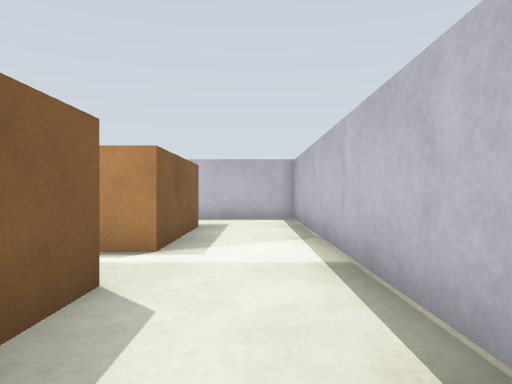
[1] (above)

17 first-person views from a walk through a Gazebo world. The camera is 0.45 m above the floor, looks level and sees 70° across. The floor is counted in squares, 0.5 m on a side. Each view is taken from the middle of a square. On the plan, view 1 faces up. The plan holds only what a view shows up to about 12 squares ahead; the rest is blank. The place goes on beyond the plan.

[2]
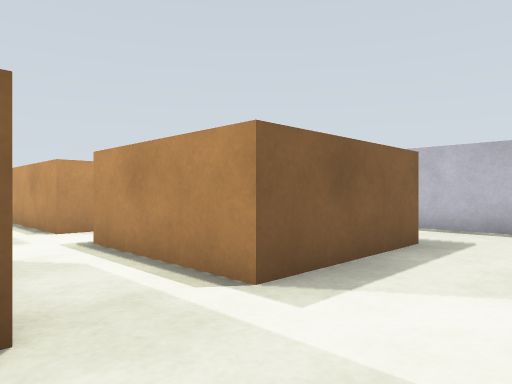

[3]
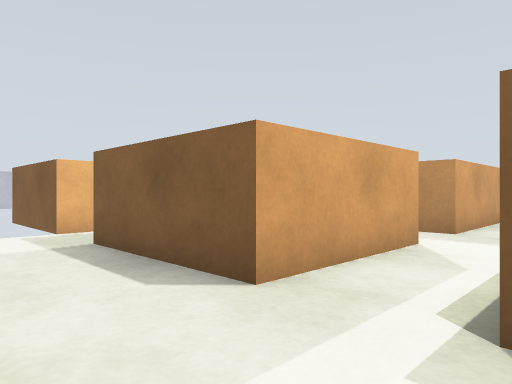

[4]
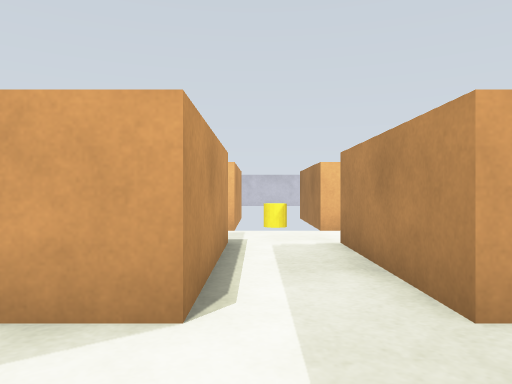

[5]
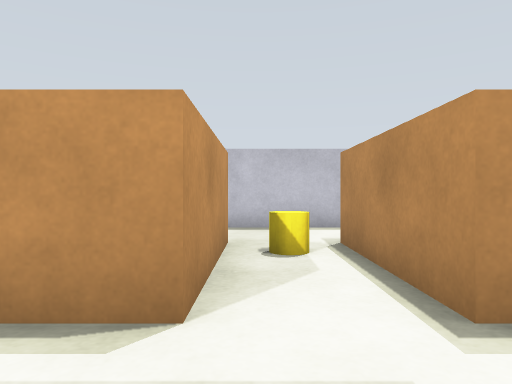

[6]
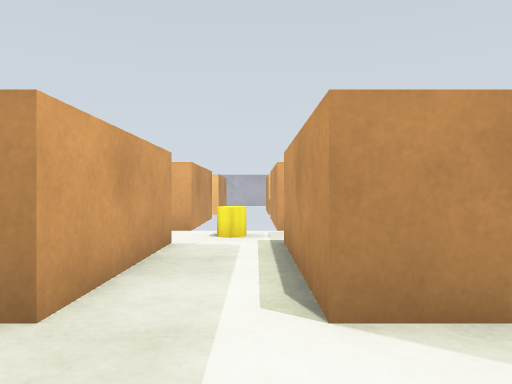

[7]
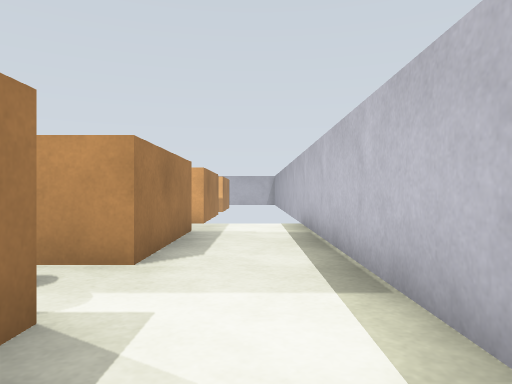

[8]
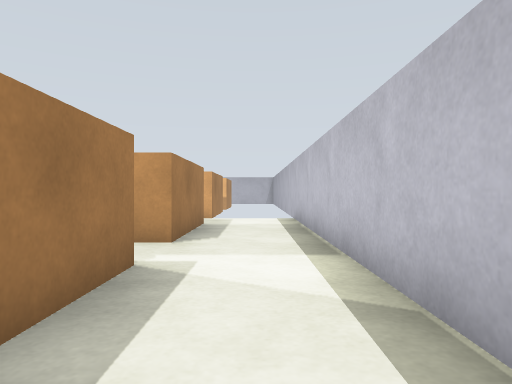

[9]
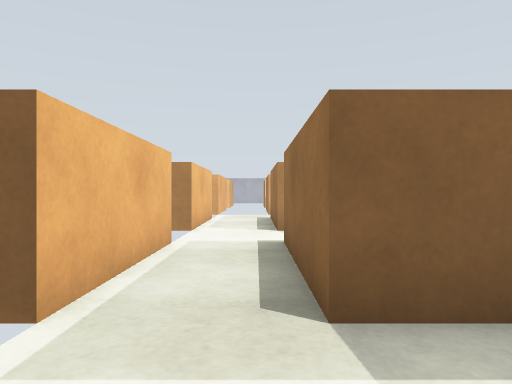

[10]
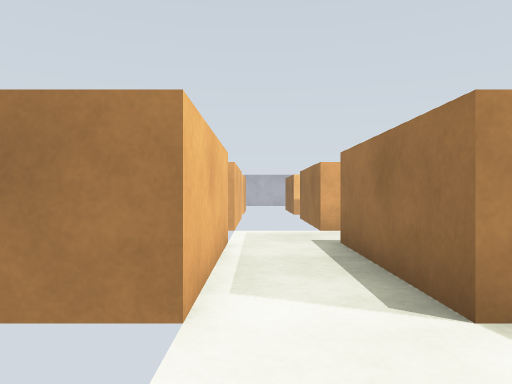

[11]
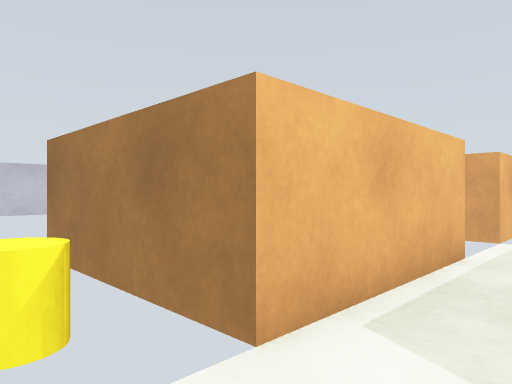

[12]
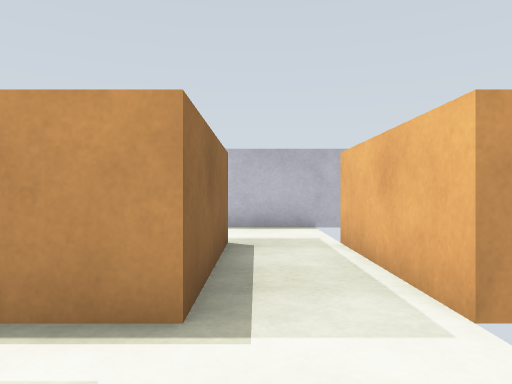

[13]
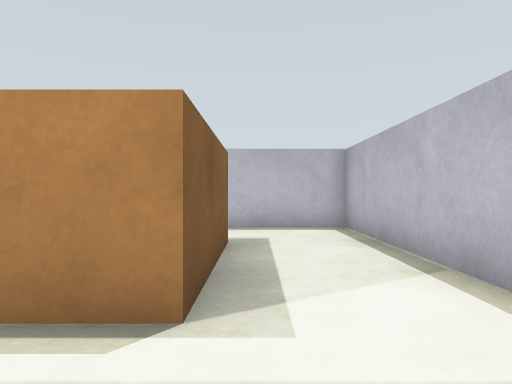

[14]
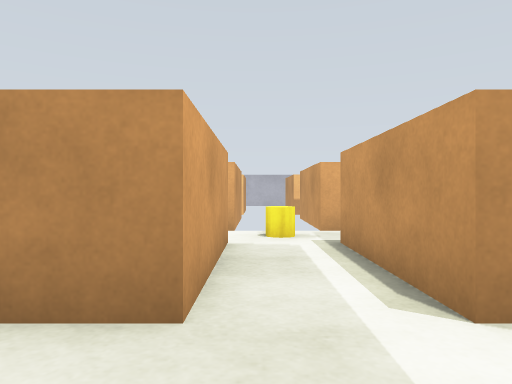

[15]
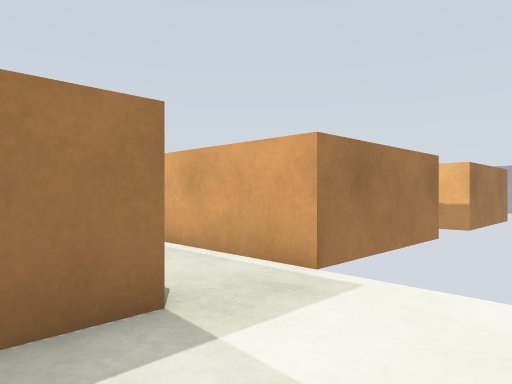

[16]
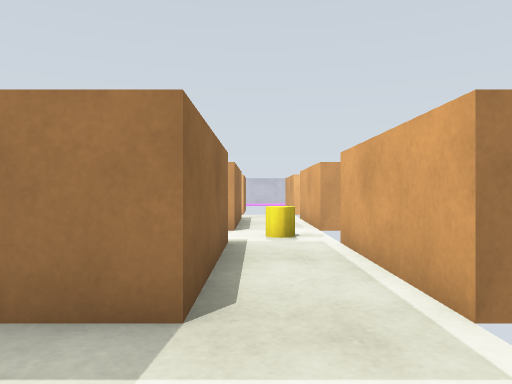

[17]
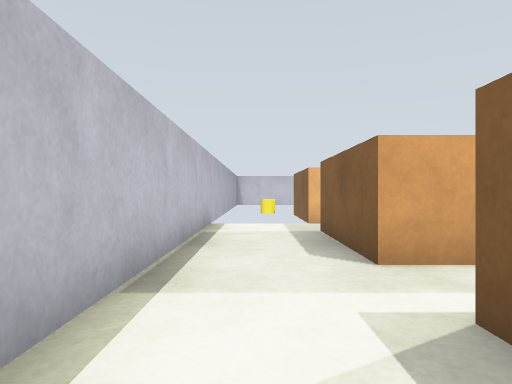

### Floor plan
Key: @ floor where view 1 was taken; # wall or solid block; . floor; B brown box; C yellow cylinder.
Columns run from 16 left of view 1 to 2 right of it. Each row starts with its distance up from view 1.
 13   #################
 12   #...............#
 11    ...............#
 10 BBB...............#
  9   B..BBBB.CBBBB...#
  8   B..B  BCCB  B...#
  7   B..B  B..B  B...#
  6 BBB..BBBB..BBBB...#
  5    .C.............#
  4 BBBCCB............#
  3   B..BBBB..BBBB...#
  2   B..B  B..B  B...#
  1   B..B  B..B  B...#
  0 BBB..BBBB..BBBB.@.#
 -1    ...............#
 -2 BBB...............#
 -3   BB BBBBCCBBBBB ##
 -4         BCC   B
 -5         B     B

Positions as (right, up) in squares from view 1, and headings:
1: (0, 0), facing up
2: (1, 3), facing up-left
3: (1, 6), facing down-left
4: (-6, 6), facing down
5: (-7, 3), facing up
6: (-5, 5), facing left
7: (-3, 11), facing left
8: (-1, 11), facing left
9: (1, -1), facing left
10: (-5, -2), facing left
11: (-6, -1), facing down-left
12: (-8, -1), facing right
13: (-1, 3), facing up
14: (-5, 4), facing left
15: (-10, 12), facing down-left
16: (-12, 12), facing down
17: (0, 8), facing down
